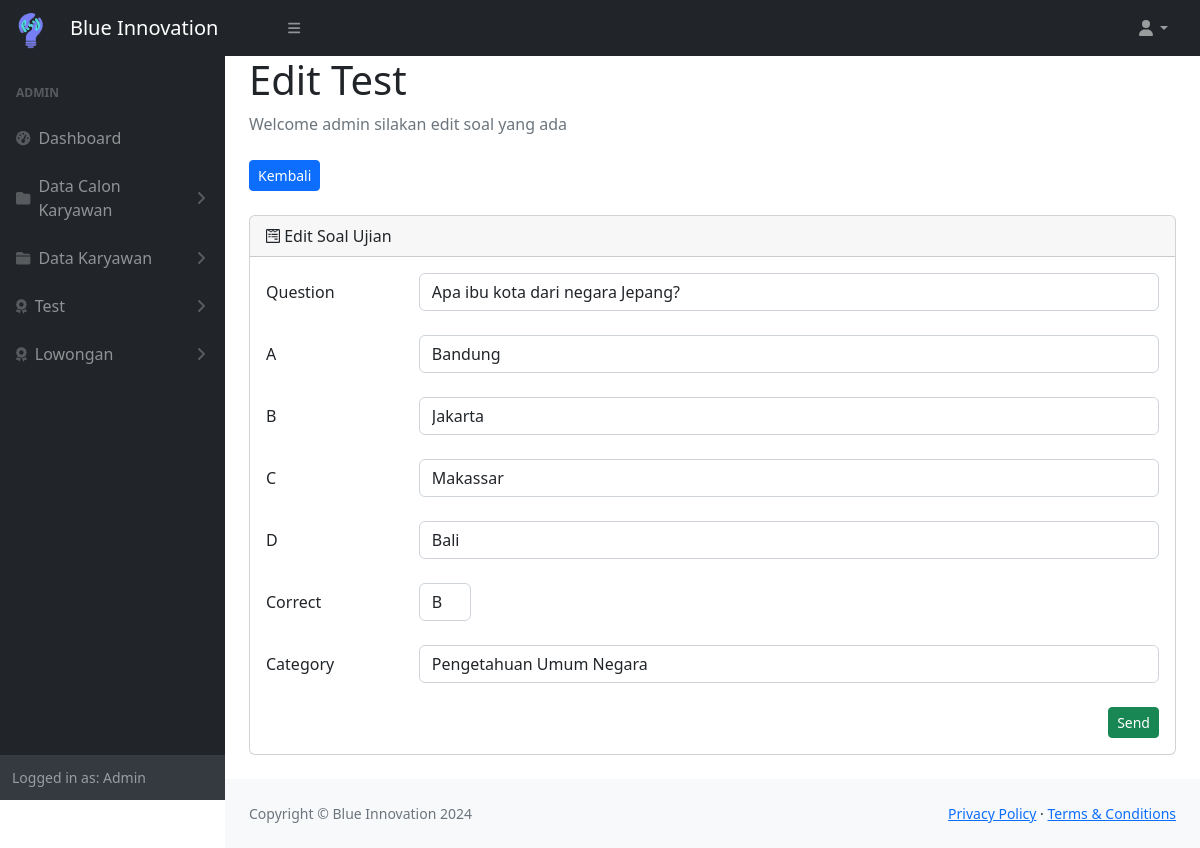
The page /admin/dashboardAdmin/editTest.php?no=1 (signed in) on the database its author committed.
### tables this page shows
CREATE TABLE `ujian` (
  `id_ujian` int(11) NOT NULL,
  `question` text NOT NULL,
  `option_a` varchar(255) NOT NULL,
  `option_b` varchar(255) NOT NULL,
  `option_c` varchar(255) NOT NULL,
  `option_d` varchar(255) NOT NULL,
  `correct_answer` char(1) NOT NULL,
  `category` varchar(255) NOT NULL
);

### admin/dashboardAdmin/editTest.php (the view, shortened to what this page needs)
<!DOCTYPE html>
<html lang="en">
    <head>
        <link href="https://cdn.jsdelivr.net/npm/simple-datatables@7.1.2/dist/style.min.css" rel="stylesheet" />
        <link href="css/styleDashboard.css" rel="stylesheet" />
    </head>
    <body class="sb-nav-fixed">
        <?php include "headerAdmin.php"; ?>
            <div id="layoutSidenav_content">
                <main>
                    <div class="container-fluid px-4">
                        <h1>Edit Test</h1>
                        <ol class="breadcrumb mb-4">
                            <li class="breadcrumb-item active">Welcome <?php echo ($_SESSION ['admin']); ?> silakan edit soal yang ada</li>
                        </ol>
                        <div style="flex";>
                            <a class="btn btn-primary btn-sm" href="test.php">Kembali</a>
                        </div>
                        <br>
                        <div class="card mb-4" >
                            <div class="card-header">
                                <i class="fa-brands fa-wpforms"></i>
                                Edit Soal Ujian
                            </div>
                            <div class="card-body">
                                <form method="POST" action="../queryTBD/query.php">
                                    <?php
                                    $id_ujian = $_GET['no'];
                                    $query = mysqli_query($conn, "SELECT * FROM ujian WHERE id_ujian = $id_ujian");
                                    if ($data = mysqli_fetch_array($query)) :
                                    ?>
                                    <div class="form-group row">
                                        <label for="inputQuestion" class="col-sm-2 col-form-label">Question</label>
                                        <div class="col-sm-10">
                                            <input type="text" class="form-control" placeholder="Input Soal" value="<?= $data ['question'] ?>" name="question" required>
                                        </div>
                                    </div>
                                    <br>
                                    <div class="form-group row">
                                        <label for="inputOptions" class="col-sm-2 col-form-label">A</label>
                                        <div class="col-sm-10">
                                            <input type="text" class="form-control" placeholder="Input Option A" value="<?= $data ['option_a'] ?>" name="optionA" required>
                                        </div>
                                    </div>
                                    <br>
                                    <div class="form-group row">
                                        <label for="inputOptions" class="col-sm-2 col-form-label">B</label>
                                        <div class="col-sm-10">
                                            <input type="text" class="form-control" placeholder="Input Option B" value="<?= $data ['option_b'] ?>" name="optionB" required>
                                        </div>
                                    </div>
                                    <br>
                                    <div class="form-group row">
                                        <label for="inputOptions" class="col-sm-2 col-form-label">C</label>
                                        <div class="col-sm-10">
                                            <input type="text" class="form-control" placeholder="Input Option C" value="<?= $data ['option_c'] ?>" name="optionC" required>
                                        </div>
                                    </div>
                                    <br>
                                    <div class="form-group row">
                                        <label for="inputOptions" class="col-sm-2 col-form-label">D</label>
                                        <div class="col-sm-10">
                                            <input type="text" class="form-control" placeholder="Input Option D" value="<?= $data ['option_d'] ?>" name="optionD" required>
                                        </div>
                                    </div>
                                    <br>
                                    <div class="form-group row">
                                        <label for="inputCategory" class="col-sm-2 col-form-label">Correct</label>
                                        <div class="col-sm-1">
                                            <select class="form-control" name="correct">
                                                    <option value="B" <?= $data['correct_answer'] == 'B' ? 'selected' : '' ?>>B</option>
                                            </select>
                                        </div>
                                    </div>
                                    <br>
                                    <div class="form-group row">
                                        <label for="inputCategory" class="col-sm-2 col-form-label">Category</label>
                                        <div class="col-sm-10">
                                            <input type="text" class="form-control" placeholder="Input Category" value="<?= $data ['category'] ?>" name="category" required>
                                        </div>
                                    </div>
                                    <br>
                                    <div class="form-group row" style="float: right;">
                                        <div class="col-sm-10">
                                            <button type="submit" class="btn btn-success btn-sm" onclick="return confirm ('Yakin ingin edit soal?')">Send</button>
                                        </div>
                                    </div>
                                    <?php else : ?>
                                        <p>Soal tidak ditemukan</p>
                                    <?php endif ; ?>
                                </form>
                            </div>
                        </div>
                    </div>
                </main>
                <?php include "footerAdmin.php"; ?>
            </div>
    </body>
</html>

### rows shown on the page
ujian: question "Apa ibu kota dari negara Jepang?", optionA "Bandung", optionB "Jakarta", optionC "Makassar", optionD "Bali", correct "B", category "Pengetahuan Umum Negara"

### other values the page prints
$_SESSION ['admin'] "ADMIN"
$_SESSION ['level'] "Admin"
$_SESSION ['admin'] "admin"
